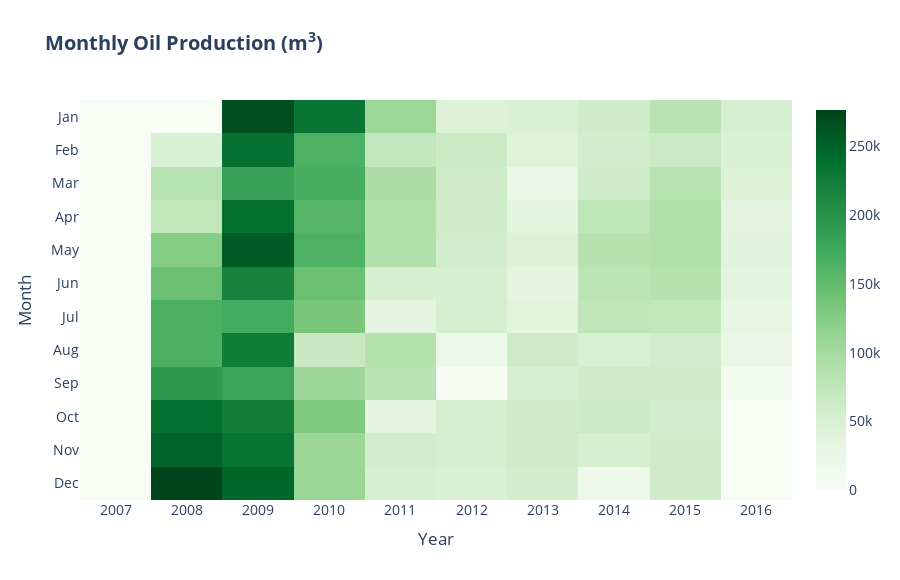

Here is the notebook cell this chart was saved with:
### Code cell
layout = go.Layout(
    title="<b>Monthly Oil Production (m<sup>3</sup>)</b>",
    xaxis=dict(
        title="Year",
        tickmode="array",
        tickvals=monthly_oil_production_df.columns
    ),
    yaxis=dict(
        title="Month",
        autorange="reversed"
    ),
    font_size=14,
    width=900,
    height=580
)

trace = go.Heatmap(
    x=monthly_oil_production_df.columns,
    y=monthly_oil_production_df.index,
    z=monthly_oil_production_df.values,
    customdata=(monthly_oil_production_df.values / volumes.get("OIL")),
    hovertemplate="<br>".join(["<b>%{y} %{x}</b><br>", "<b>barrels:</b> %{customdata:,.0f}", "<b>cubic meters:</b> %{z:,.0f}"]),
    hoverlabel=dict(bgcolor="#F2FBF0", font_color="#333"),
    colorscale="Greens",
    name=""
)

go.Figure(data=[trace], layout=layout)
